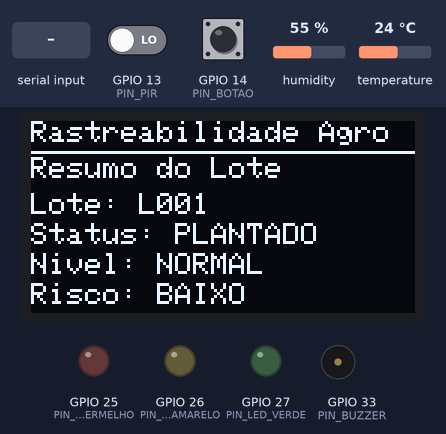
The sketch below on a simulated ESP32. Shown: 128×64 one-colour display, output pins drawn as LEDs (lit = HIGH), buzzer (waves = sounding, pin HIGH). The test bench sets the inputs (shaded band); at power-on: humidity 55 %, GPIO 14 (PIN_BOTAO) HIGH, GPIO 13 (PIN_PIR) LOW, temperature 24 °C. What the sketch prints to the serial monitor is not drawn.

Above: at 1.2 s.
1.3 s: humidity set to 41 %
At 4.2 s:
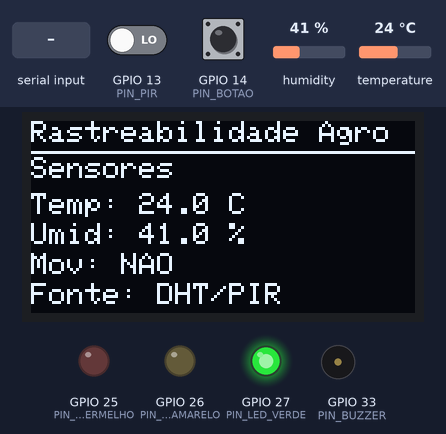
7.5 s: humidity set to 38 %
At 10.2 s:
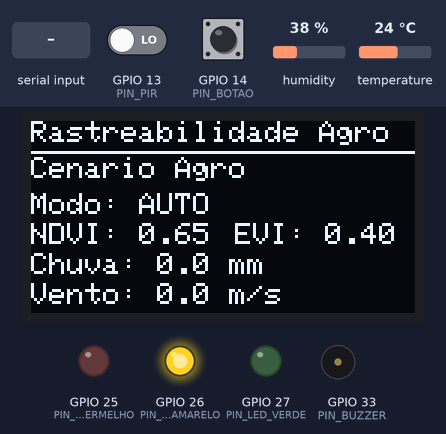
13.6 s: "api seca\n" received over Serial
At 16.5 s:
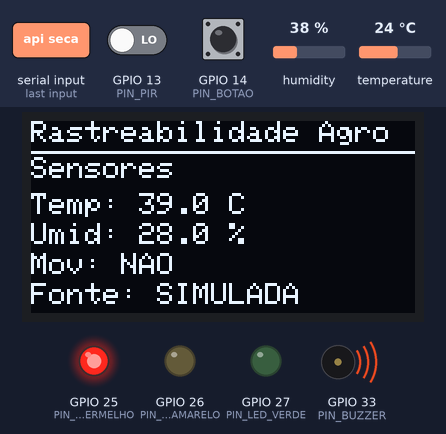
20.0 s: GPIO 14 (PIN_BOTAO) pulled LOW for 1 s
At 25.3 s:
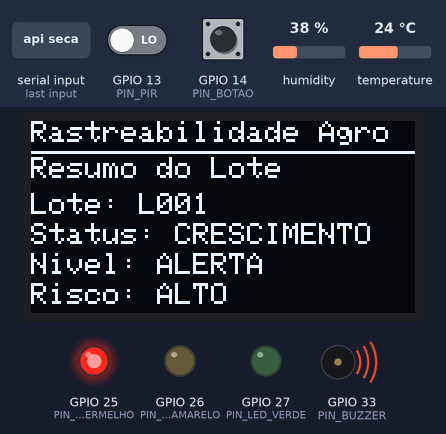
27.4 s: GPIO 14 (PIN_BOTAO) pulled LOW for 0.15 s
33.9 s: "api normal\n" received over Serial
At 34.6 s:
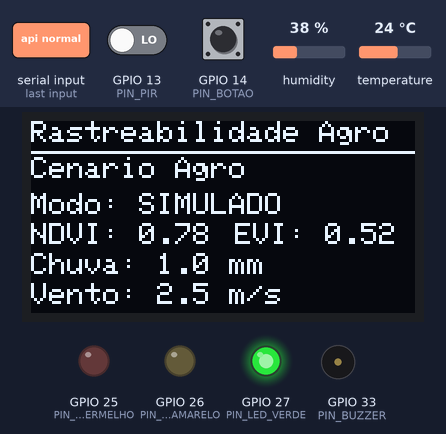
Timing chart, 0 to 36.9 s (numbered marks = the images above; inputs shaded):
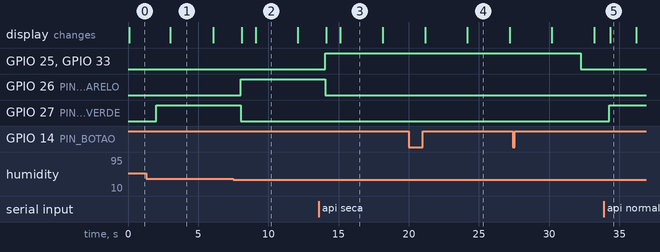

The sketch:

sketch.ino
```cpp
#include <Wire.h>
#include <Adafruit_GFX.h>
#include <Adafruit_SSD1306.h>
#include <DHTesp.h>

const char* ID_PRODUTOR = "P001";
const char* ID_LOTE = "L001";
const char* CULTURA = "cana-de-acucar";

const char* STATUS_LOTE[] = {
  "PLANTADO", "CRESCIMENTO", "COLHIDO", "PROCESSADO", "ENTREGUE"
};
const int TOTAL_STATUS = sizeof(STATUS_LOTE) / sizeof(STATUS_LOTE[0]);

const int PIN_DHT = 15;
const int PIN_PIR = 13;
const int PIN_BOTAO = 14;
const int PIN_LED_VERDE = 27;
const int PIN_LED_AMARELO = 26;
const int PIN_LED_VERMELHO = 25;
const int PIN_BUZZER = 33;

const int OLED_SDA = 21;
const int OLED_SCL = 22;
const int SCREEN_WIDTH = 128;
const int SCREEN_HEIGHT = 64;

const float TEMP_MIN_ATENCAO = 20.0;
const float TEMP_MAX_ATENCAO = 35.0;
const float HUM_MIN_ATENCAO = 40.0;
const float HUM_MAX_ATENCAO = 70.0;
const float TEMP_MIN_ALERTA = 18.0;
const float TEMP_MAX_ALERTA = 38.0;
const float HUM_MIN_ALERTA = 30.0;
const float HUM_MAX_ALERTA = 80.0;
const float NDVI_MIN_ATENCAO = 0.60;
const float NDVI_MIN_ALERTA = 0.45;
const float EVI_MIN_ATENCAO = 0.35;
const float EVI_MIN_ALERTA = 0.25;

const unsigned long INTERVALO_LEITURA = 2000;
const unsigned long TEMPO_DEBOUNCE = 120;
const unsigned long INTERVALO_TELA = 3000;

enum NivelRisco { NIVEL_NORMAL, NIVEL_ATENCAO, NIVEL_ALERTA };

struct CenarioAgroAPI {
  String nome; float temperatura; float umidade; float chuvaMm;
  float ventoMs; int nuvensPct; float ndvi; float evi; bool movimento;
};

struct Telemetria {
  float temperatura; float umidade; float chuvaMm; float ventoMs;
  int nuvensPct; float ndvi; float evi; bool movimento;
  String statusLote; NivelRisco nivel; String acao;
};

DHTesp dhtSensor;
Adafruit_SSD1306 display(SCREEN_WIDTH, SCREEN_HEIGHT, &Wire, -1);

unsigned long ultimaLeitura = 0, ultimoDebounce = 0, ultimaTrocaTela = 0;
bool leituraBotaoAnterior = HIGH, estadoBotaoEstavel = HIGH;
int indiceStatusLote = 0, paginaTela = 0;
bool modoSimulado = false;
String nomeCenarioAtual = "AUTO_SENSORES";

CenarioAgroAPI cenarioAtual = {"AUTO_SENSORES", 0,0,0,0,0,0,0,false};
CenarioAgroAPI CENARIO_NORMAL = {"CLIMAPI_NORMAL", 27.0, 62.0, 1.0, 2.5, 35, 0.78, 0.52, false};
CenarioAgroAPI CENARIO_SECA = {"CLIMAPI_SECA", 39.0, 28.0, 0.0, 5.8, 10, 0.46, 0.24, false};
CenarioAgroAPI CENARIO_CHUVA = {"CLIMAPI_CHUVA", 24.0, 89.0, 22.0, 4.0, 92, 0.72, 0.48, false};
CenarioAgroAPI CENARIO_TRANSPORTE = {"LOGISTICA_MOV", 30.0, 55.0, 0.0, 3.0, 20, 0.70, 0.45, true};
CenarioAgroAPI CENARIO_VIGOR_ALTO = {"SATVEG_VIGOR_ALTO", 26.0, 68.0, 3.0, 2.2, 45, 0.83, 0.58, false};
CenarioAgroAPI CENARIO_VIGOR_BAIXO = {"SATVEG_VIGOR_BAIXO", 34.0, 38.0, 0.0, 4.8, 18, 0.39, 0.19, false};

Telemetria ultimaTelemetria = {0.0,0.0,0.0,0.0,0,0.65,0.40,false,"PLANTADO",NIVEL_NORMAL,"Operacao dentro do padrao"};

String statusLoteAtual() { return String(STATUS_LOTE[indiceStatusLote]); }
bool faseLogisticaSensivel(const String& s) { return s == "COLHIDO" || s == "PROCESSADO" || s == "ENTREGUE"; }
String textoNivel(NivelRisco n) { if (n == NIVEL_NORMAL) return "NORMAL"; if (n == NIVEL_ATENCAO) return "ATENCAO"; return "ALERTA"; }
String textoRiscoPerda(NivelRisco n) { if (n == NIVEL_NORMAL) return "BAIXO"; if (n == NIVEL_ATENCAO) return "MEDIO"; return "ALTO"; }

String acaoRecomendada(NivelRisco nivel, bool movimento, const String& statusLote) {
  if (nivel == NIVEL_ALERTA && movimento && faseLogisticaSensivel(statusLote)) return "Inspecionar lote e validar transporte";
  if (nivel == NIVEL_ALERTA) return "Inspecionar lote imediatamente";
  if (nivel == NIVEL_ATENCAO && movimento) return "Verificar movimentacao e rastreabilidade";
  if (nivel == NIVEL_ATENCAO) return "Monitorar lote e corrigir variacao";
  return "Operacao dentro do padrao";
}

NivelRisco avaliarRisco(float temperatura, float umidade, bool movimento, const String& statusLote, float ndvi, float evi) {
  bool ambienteAlerta = temperatura < TEMP_MIN_ALERTA || temperatura > TEMP_MAX_ALERTA || umidade < HUM_MIN_ALERTA || umidade > HUM_MAX_ALERTA;
  bool ambienteAtencao = temperatura < TEMP_MIN_ATENCAO || temperatura > TEMP_MAX_ATENCAO || umidade < HUM_MIN_ATENCAO || umidade > HUM_MAX_ATENCAO;
  bool vigorAlerta = ndvi < NDVI_MIN_ALERTA || evi < EVI_MIN_ALERTA;
  bool vigorAtencao = ndvi < NDVI_MIN_ATENCAO || evi < EVI_MIN_ATENCAO;
  if (ambienteAlerta || vigorAlerta) return NIVEL_ALERTA;
  if (movimento && faseLogisticaSensivel(statusLote)) return NIVEL_ALERTA;
  if (ambienteAtencao || vigorAtencao || movimento) return NIVEL_ATENCAO;
  return NIVEL_NORMAL;
}

void aplicarCenario(const CenarioAgroAPI& c) {
  modoSimulado = true;
  cenarioAtual = c;
  nomeCenarioAtual = c.nome;
  Serial.println("\n>>> CENARIO AGRO APLICADO <<<");
  Serial.print("Cenario: "); Serial.println(c.nome); Serial.println();
}

void imprimirAjudaSerial() {
  Serial.println("Comandos disponiveis:");
  Serial.println("help");
  Serial.println("api normal");
  Serial.println("api seca");
  Serial.println("api chuva");
  Serial.println("api transporte");
  Serial.println("api vigoralto");
  Serial.println("api vigorbaixo");
  Serial.println("api auto");
  Serial.println("status");
  Serial.println();
}

void processarComandoSerial() {
  if (!Serial.available()) return;
  String cmd = Serial.readStringUntil('\n');
  cmd.trim(); cmd.toLowerCase();
  if (cmd == "api normal") aplicarCenario(CENARIO_NORMAL);
  else if (cmd == "api seca") aplicarCenario(CENARIO_SECA);
  else if (cmd == "api chuva") aplicarCenario(CENARIO_CHUVA);
  else if (cmd == "api transporte") aplicarCenario(CENARIO_TRANSPORTE);
  else if (cmd == "api vigoralto") aplicarCenario(CENARIO_VIGOR_ALTO);
  else if (cmd == "api vigorbaixo") aplicarCenario(CENARIO_VIGOR_BAIXO);
  else if (cmd == "api auto") {
    modoSimulado = false; nomeCenarioAtual = "AUTO_SENSORES";
    Serial.println("\n>>> MODO AUTO REATIVADO <<<");
    Serial.println("Leituras voltaram para DHT22 + PIR.\n");
  } else if (cmd == "status") {
    Serial.println("\n>>> STATUS ATUAL <<<");
    Serial.print("Modo: "); Serial.println(modoSimulado ? "SIMULADO" : "AUTO");
    Serial.print("Cenario/Fonte: "); Serial.println(nomeCenarioAtual);
    Serial.print("Status do lote: "); Serial.println(statusLoteAtual()); Serial.println();
  } else imprimirAjudaSerial();
}

void atualizarStatusLotePorBotao() {
  bool leituraAtual = digitalRead(PIN_BOTAO);
  if (leituraAtual != leituraBotaoAnterior) ultimoDebounce = millis();
  if ((millis() - ultimoDebounce) > TEMPO_DEBOUNCE) {
    if (leituraAtual != estadoBotaoEstavel) {
      estadoBotaoEstavel = leituraAtual;
      if (estadoBotaoEstavel == LOW) {
        indiceStatusLote++;
        if (indiceStatusLote >= TOTAL_STATUS) indiceStatusLote = 0;
        Serial.println("\n>>> STATUS DO LOTE ALTERADO MANUALMENTE <<<");
        Serial.print("Novo status: "); Serial.println(statusLoteAtual()); Serial.println();
      }
    }
  }
  leituraBotaoAnterior = leituraAtual;
}

void atualizarSinalizacao(NivelRisco nivel) {
  bool pisca = ((millis() / 250) % 2) == 0;
  digitalWrite(PIN_LED_VERDE, LOW);
  digitalWrite(PIN_LED_AMARELO, LOW);
  digitalWrite(PIN_LED_VERMELHO, LOW);
  digitalWrite(PIN_BUZZER, LOW);
  if (nivel == NIVEL_NORMAL) digitalWrite(PIN_LED_VERDE, HIGH);
  else if (nivel == NIVEL_ATENCAO) digitalWrite(PIN_LED_AMARELO, HIGH);
  else { digitalWrite(PIN_LED_VERMELHO, pisca ? HIGH : LOW); digitalWrite(PIN_BUZZER, pisca ? HIGH : LOW); }
}

void imprimirJson(float temperatura, float umidade, bool movimento, const String& statusLote, NivelRisco nivel, const String& acao, float chuvaMm, float ventoMs, int nuvensPct, float ndvi, float evi) {
  Serial.println("{");
  Serial.print("  \"produtor\": \""); Serial.print(ID_PRODUTOR); Serial.println("\",");
  Serial.print("  \"lote\": \""); Serial.print(ID_LOTE); Serial.println("\",");
  Serial.print("  \"cultura\": \""); Serial.print(CULTURA); Serial.println("\",");
  Serial.print("  \"modo\": \""); Serial.print(modoSimulado ? "SIMULADO" : "AUTO"); Serial.println("\",");
  Serial.print("  \"fonte_cenario\": \""); Serial.print(nomeCenarioAtual); Serial.println("\",");
  Serial.print("  \"status_lote\": \""); Serial.print(statusLote); Serial.println("\",");
  Serial.print("  \"temperatura\": "); Serial.print(temperatura, 1); Serial.println(",");
  Serial.print("  \"umidade\": "); Serial.print(umidade, 1); Serial.println(",");
  Serial.print("  \"chuva_mm\": "); Serial.print(chuvaMm, 1); Serial.println(",");
  Serial.print("  \"vento_ms\": "); Serial.print(ventoMs, 1); Serial.println(",");
  Serial.print("  \"nuvens_pct\": "); Serial.print(nuvensPct); Serial.println(",");
  Serial.print("  \"ndvi\": "); Serial.print(ndvi, 2); Serial.println(",");
  Serial.print("  \"evi\": "); Serial.print(evi, 2); Serial.println(",");
  Serial.print("  \"movimento\": "); Serial.println(movimento ? "true," : "false,");
  Serial.print("  \"nivel\": \""); Serial.print(textoNivel(nivel)); Serial.println("\",");
  Serial.print("  \"risco_perda\": \""); Serial.print(textoRiscoPerda(nivel)); Serial.println("\",");
  Serial.print("  \"acao\": \""); Serial.print(acao); Serial.println("\",");
  Serial.print("  \"tempo_simulacao_s\": "); Serial.println(millis() / 1000);
  Serial.println("}\n");
}

void desenharCabecalho(const String& tituloTela) {
  display.clearDisplay();
  display.setTextSize(1);
  display.setTextColor(SSD1306_WHITE);
  display.setCursor(0, 0); display.println("Rastreabilidade Agro");
  display.drawLine(0, 10, 127, 10, SSD1306_WHITE);
  display.setCursor(0, 12); display.println(tituloTela);
}

void desenharTelaResumo() {
  desenharCabecalho("Resumo do Lote");
  display.setCursor(0, 24); display.print("Lote: "); display.println(ID_LOTE);
  display.setCursor(0, 34); display.print("Status: "); display.println(ultimaTelemetria.statusLote);
  display.setCursor(0, 44); display.print("Nivel: "); display.println(textoNivel(ultimaTelemetria.nivel));
  display.setCursor(0, 54); display.print("Risco: "); display.println(textoRiscoPerda(ultimaTelemetria.nivel));
  display.display();
}

void desenharTelaSensores() {
  desenharCabecalho("Sensores");
  display.setCursor(0, 24); display.print("Temp: "); display.print(ultimaTelemetria.temperatura, 1); display.println(" C");
  display.setCursor(0, 34); display.print("Umid: "); display.print(ultimaTelemetria.umidade, 1); display.println(" %");
  display.setCursor(0, 44); display.print("Mov: "); display.println(ultimaTelemetria.movimento ? "SIM" : "NAO");
  display.setCursor(0, 54); display.print("Fonte: "); display.println(modoSimulado ? "SIMULADA" : "DHT/PIR");
  display.display();
}

void desenharTelaAcao() {
  desenharCabecalho("Acao Recomendada");
  display.setCursor(0, 24); display.println(textoNivel(ultimaTelemetria.nivel));
  display.setCursor(0, 36);
  if (ultimaTelemetria.nivel == NIVEL_NORMAL) display.println("Operacao normal");
  else if (ultimaTelemetria.nivel == NIVEL_ATENCAO) { display.println("Monitorar lote"); display.println("e corrigir variacao"); }
  else { display.println("Inspecionar lote"); display.println("imediatamente"); }
  display.display();
}

void desenharTelaCenario() {
  desenharCabecalho("Cenario Agro");
  display.setCursor(0, 24); display.print("Modo: "); display.println(modoSimulado ? "SIMULADO" : "AUTO");
  display.setCursor(0, 34); display.print("NDVI: "); display.print(ultimaTelemetria.ndvi, 2);
  display.setCursor(68, 34); display.print("EVI: "); display.print(ultimaTelemetria.evi, 2);
  display.setCursor(0, 44); display.print("Chuva: "); display.print(ultimaTelemetria.chuvaMm, 1); display.println(" mm");
  display.setCursor(0, 54); display.print("Vento: "); display.print(ultimaTelemetria.ventoMs, 1); display.println(" m/s");
  display.display();
}

void atualizarTelaOLED() {
  if (millis() - ultimaTrocaTela >= INTERVALO_TELA) {
    ultimaTrocaTela = millis();
    paginaTela++;
    if (paginaTela > 3) paginaTela = 0;
  }
  if (paginaTela == 0) desenharTelaResumo();
  else if (paginaTela == 1) desenharTelaSensores();
  else if (paginaTela == 2) desenharTelaAcao();
  else desenharTelaCenario();
}

void setup() {
  Serial.begin(115200);
  pinMode(PIN_PIR, INPUT);
  pinMode(PIN_BOTAO, INPUT_PULLUP);
  pinMode(PIN_LED_VERDE, OUTPUT);
  pinMode(PIN_LED_AMARELO, OUTPUT);
  pinMode(PIN_LED_VERMELHO, OUTPUT);
  pinMode(PIN_BUZZER, OUTPUT);
  Wire.begin(OLED_SDA, OLED_SCL);
  if (!display.begin(SSD1306_SWITCHCAPVCC, 0x3C)) while (true) {}
  dhtSensor.setup(PIN_DHT, DHTesp::DHT22);
  display.clearDisplay();
  display.setTextSize(1);
  display.setTextColor(SSD1306_WHITE);
  display.setCursor(8, 10); display.println("Sistema iniciado");
  display.setCursor(8, 24); display.println("Monitor de perdas");
  display.setCursor(8, 38); display.println("e rastreabilidade");
  display.display();
  Serial.println("Sistema iniciado.");
  imprimirAjudaSerial();
}

void loop() {
  processarComandoSerial();
  atualizarStatusLotePorBotao();

  if (millis() - ultimaLeitura >= INTERVALO_LEITURA) {
    ultimaLeitura = millis();
    float temperatura, umidade, chuvaMm = 0.0, ventoMs = 0.0, ndvi = 0.65, evi = 0.40;
    int nuvensPct = 0;
    bool movimento;

    if (modoSimulado) {
      temperatura = cenarioAtual.temperatura;
      umidade = cenarioAtual.umidade;
      movimento = cenarioAtual.movimento;
      chuvaMm = cenarioAtual.chuvaMm;
      ventoMs = cenarioAtual.ventoMs;
      nuvensPct = cenarioAtual.nuvensPct;
      ndvi = cenarioAtual.ndvi;
      evi = cenarioAtual.evi;
    } else {
      TempAndHumidity dados = dhtSensor.getTempAndHumidity();
      if (isnan(dados.temperature) || isnan(dados.humidity)) return;
      temperatura = dados.temperature;
      umidade = dados.humidity;
      movimento = digitalRead(PIN_PIR) == HIGH;
      nuvensPct = 20;
      nomeCenarioAtual = "AUTO_SENSORES";
    }

    String statusLote = statusLoteAtual();
    NivelRisco nivel = avaliarRisco(temperatura, umidade, movimento, statusLote, ndvi, evi);
    String acao = acaoRecomendada(nivel, movimento, statusLote);

    ultimaTelemetria.temperatura = temperatura;
    ultimaTelemetria.umidade = umidade;
    ultimaTelemetria.chuvaMm = chuvaMm;
    ultimaTelemetria.ventoMs = ventoMs;
    ultimaTelemetria.nuvensPct = nuvensPct;
    ultimaTelemetria.ndvi = ndvi;
    ultimaTelemetria.evi = evi;
    ultimaTelemetria.movimento = movimento;
    ultimaTelemetria.statusLote = statusLote;
    ultimaTelemetria.nivel = nivel;
    ultimaTelemetria.acao = acao;

    atualizarSinalizacao(nivel);
    imprimirJson(temperatura, umidade, movimento, statusLote, nivel, acao, chuvaMm, ventoMs, nuvensPct, ndvi, evi);
  }

  atualizarTelaOLED();
}
```

Measured:
- the behaviour switches between 40 and 39 % on humidity (found by bisection; images 1 and 2)
- after the input at 7.5 s, GPIO 26 (PIN_LED_AMARELO): LOW → HIGH after 0.53 s; GPIO 27 (PIN_LED_VERDE): HIGH → LOW after 0.53 s; the display: first changes after 0.59 s (image 2 shows a later state)
- after the input at 13.6 s, GPIO 25 (PIN_LED_VERMELHO), GPIO 33 (PIN_BUZZER): LOW → HIGH after 0.45 s; GPIO 26 (PIN_LED_AMARELO): HIGH → LOW after 0.45 s; the display: first changes after 0.51 s (image 3 shows a later state)
- after the input at 20.0 s, the display: first differs from a run without the input after 4.2 s (image 4)
- after the input at 33.9 s, GPIO 27 (PIN_LED_VERDE): LOW → HIGH after 0.39 s
- what the display in image 1 shows lasts 3.1 s, from 3.0 s to 6.1 s
- what the display in image 2 shows lasts 3.0 s, from 9.1 s to 12.1 s
